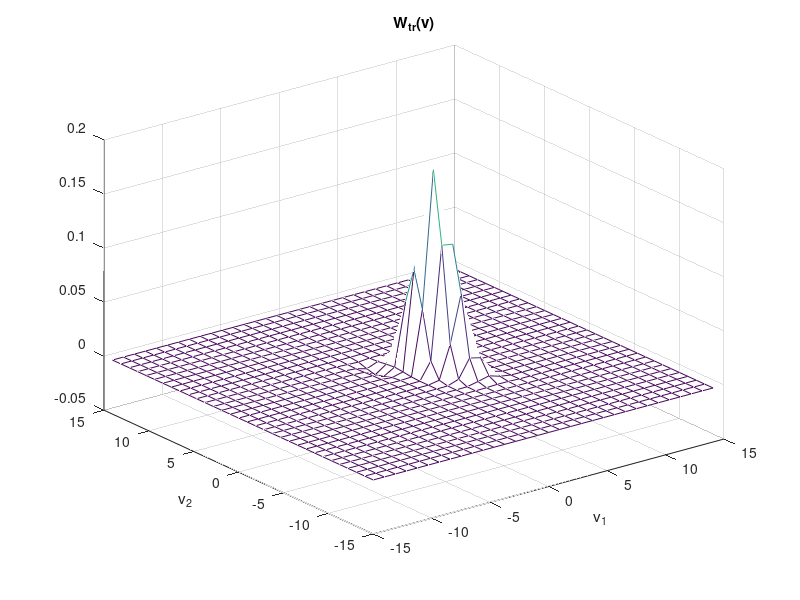
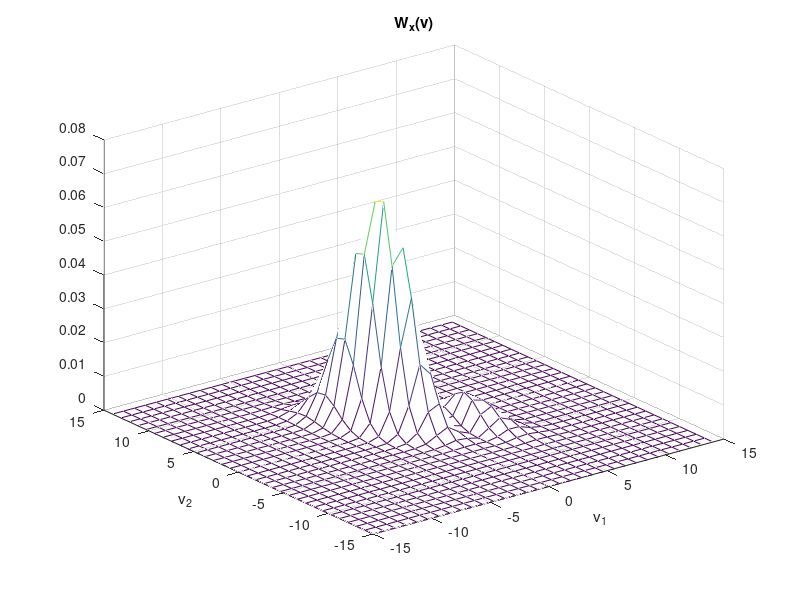

Recreate these plots in MATLAB, in order. (Note: this script raises an error after producing the figures.)
function [Cd,Cc] = C_test2(N,L,J,M,R)
%C_TEST2 - Test file for the dissipative and conservative collision operators
%
%    [Cd,Cc] = C_TEST2()
%    [Cd,Cc] = C_TEST2(N,L,J,M,R)

if (nargin < 4)
	% default parameters
	N = 32;
	R = 7.5;
	% periodic volume [-L,L]^2
	L = ceil(0.5*(3+sqrt(2)/sqrt(2)) * R);
	J = 32;
	M = N;
end
fprintf('N: %d\n',N);
fprintf('L: %g\n',L);
fprintf('J: %d\n',J);
fprintf('M: %d\n',M);
fprintf('R: %g\n',R);


%%
% define Wigner states using Gaussians

vgrid = [0:N/2-1,-N/2:-1]*(2*L)/N;
[vx,vy] = meshgrid(vgrid,vgrid);

% define Wigner components in physical velocity space
Wtr = @(u,v) 1/(3*pi)*(1 + u)*exp(-(u - 1/2)^2/2 - 1/2*(v + u)^2);
Wx  = @(u,v) (3*sqrt(6/5))/(55*pi)*(1 - u - v/6)^2*exp(-(2*u + v)^2/12 - v^2/10);
Wy  = @(u,v) 1/(sqrt(2)*4*pi)*exp(-1/8*(u-1)^2 - 1/4*v^2);
Wz  = @(u,v) 9/(56*pi)*(1/3+u)^2 * exp(-1/8*(u-v)^2 - 1/8*(u+2*v)^2);
% evaluate on grid
W = cell(1,4);
for j=1:4
	W{j} = zeros(N);	% N x N matrix
end
for j=1:numel(W{1})
	W{1}(j) = Wtr(vx(j),vy(j));
	W{2}(j) = Wx (vx(j),vy(j));
	W{3}(j) = Wy (vx(j),vy(j));
	W{4}(j) = Wz (vx(j),vy(j));
end

% visualize trace component
vx_shift = circshift(vx,[N/2,N/2]);
vy_shift = circshift(vy,[N/2,N/2]);
figure();
mesh(vx_shift,vy_shift,circshift(W{1},[N/2,N/2]));
xlabel('v_1');
ylabel('v_2');
title('W_{tr}(v)');
% visualize sigma_x component
figure();
mesh(vx_shift,vy_shift,circshift(W{2},[N/2,N/2]));
xlabel('v_1');
ylabel('v_2');
title('W_{x}(v)');

% represent in Fourier space
for j=1:4
	W{j} = fft2(W{j})/N^2;
	% fprintf('W{%d}(1:5,1:5):\n',j);
	% disp(W{j}(1:5,1:5));
end


%%

% dissipative collision operator
quadwI2 = fourierI2(N,L,J,R);
quadwI3 = fourierI3(N,L,J,M,R);
quadwI4 = fourierI4(N,L,J,R);
Cd = CdInt(W,quadwI2,quadwI3,quadwI4);

% conservative collision operator
quadwI1 = fourierI1(N,L,J,R);
Cc = CcInt(W,quadwI1);

% check spin conservation
fprintf('abs(Cd{j}(1,1)): %g, %g, %g, %g (should be zero due to spin conservation)\n',...
	abs(Cd{1}(1,1)),abs(Cd{2}(1,1)),abs(Cd{3}(1,1)),abs(Cd{4}(1,1)));
fprintf('abs(Cc{j}(1,1)): %g, %g, %g, %g (should be zero due to spin conservation)\n',...
	abs(Cc{1}(1,1)),abs(Cc{2}(1,1)),abs(Cc{3}(1,1)),abs(Cc{4}(1,1)));
fprintf('\n');

%%
% transform back to physical velocity space
fprintf('physical velocity space:\n');
for j=1:4
	Cd{j} = N^2*ifft2(Cd{j});
	Cc{j} = N^2*ifft2(Cc{j});
	fprintf('norm(imag(Cd{%d})) / norm(real(Cd{%d})): %g (should be zero)\n',...
		j,j,norm(imag(Cd{j})) / (norm(real(Cd{j})) + eps));
	fprintf('norm(imag(Cc{%d})) / norm(real(Cc{%d})): %g (should be zero)\n',...
		j,j,norm(imag(Cc{j})) / (norm(real(Cc{j})) + eps));
	Cd{j} = real(Cd{j});
	Cc{j} = real(Cc{j});
end
fprintf('\n');

%%
% test momentum conservation

% multiply by [k1,k2] and sum entries
kgrid = [0:N/2-1,-N/2:-1];
[k1,k2] = meshgrid(kgrid,kgrid);
int_v1_trCd = mean(mean(k1 .* Cd{1}));
int_v2_trCd = mean(mean(k2 .* Cd{1}));
fprintf('\\int v tr[Cd(v)] dv: (%g, %g) (should be zero due to momentum conservation)\n',int_v1_trCd,int_v2_trCd);

%%
% test energy conservation

% multiply by v^2/2 and sum entries
kgrid = [0:N/2-1,-N/2:-1];
[k1,k2] = meshgrid(kgrid,kgrid);
int_vsq_trCd = mean(mean(0.5*(k1.^2 + k2.^2) .* Cd{1}));
int_vsq_trCc = mean(mean(0.5*(k1.^2 + k2.^2) .* Cc{1}));
fprintf('\\int v^2/2 tr[Cd(v)] dv: %g (should be zero due to energy conservation)\n',int_vsq_trCd);
fprintf('\\int v^2/2 tr[Cc(v)] dv: %g (should be zero due to energy conservation)\n',int_vsq_trCc);
